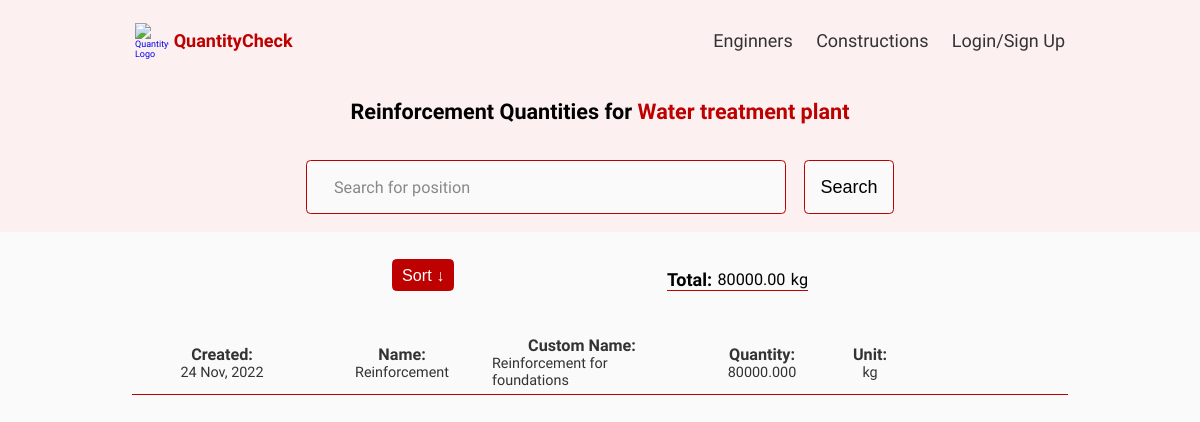
/reinforcement-positions/4c528c43-2672-4b04-a77f-06e154d4200d, run on the app's committed database.
### constructions/models.py (models this page shows, shortened)
class Construction(models.Model):
    owner = models.ForeignKey(
        Profile, null=True, blank=True, on_delete=models.CASCADE)
    title = models.CharField(max_length=30)
    description = models.TextField(null=True, blank=True, max_length=295)
    featured_image = models.ImageField(null=True, blank=True, default='default.jpg')
    created = models.DateTimeField(auto_now_add=True)
    tags = models.ManyToManyField('Tag', blank=True)
    id = models.UUIDField(default=uuid.uuid4, unique=True, primary_key=True, editable=False)
    def __str__(self):
        return self.title
    class Meta:
        ordering = ['-created']

class Reinforcement(models.Model):
    owner = models.ForeignKey(Construction, null=True, blank=True, on_delete=models.CASCADE)
    name = models.CharField(max_length=50, null=True, blank=True)
    custom_name = models.CharField(max_length=50, null=True, blank=True)
    quantity = models.DecimalField(decimal_places=3, max_digits=50, null=True, blank=True)
    measure_unit_dropdown = models.ForeignKey('MeasureUnit', null=True, blank=True, on_delete=models.SET_NULL)
    created = models.DateTimeField(auto_now_add=True)
    id = models.UUIDField(default=uuid.uuid4, unique=True, primary_key=True, editable=False)
    class Meta:
        ordering = ['-created']

class MeasureUnit(models.Model):
    name = models.CharField(max_length=20)
    created = models.DateTimeField(auto_now_add=True)
    id = models.UUIDField(default=uuid.uuid4, unique=True,
                          primary_key=True, editable=False)
    def __str__(self):
        return self.name
    class Meta:
        ordering = ['-created']

### constructions/views.py (the view)
# urls.py: path('reinforcement-positions/<str:pk>', views.reinforcementPositions, name='reinforcement-positions'),
def reinforcementPositions(request, pk):
    constructionObj = Construction.objects.get(id=pk)
    quantities = searchReinforcement(request)
    context = {'construction':constructionObj, 'quantities':quantities}
    return render(request, 'constructions/reinforcement_positions.html', context)

### constructions/utils.py (called while the page is built)
def searchReinforcement(request):
    search_query = ''
    if request.GET.get('search_query'):
        search_query = request.GET.get('search_query')
    quantities = Reinforcement.objects.distinct().filter(
        Q(name__icontains=search_query) |
        Q(custom_name__icontains=search_query) |
        Q(quantity__icontains=search_query) |
        Q(measure_unit_dropdown__name=search_query) |
        Q(created__icontains=search_query)
    )
    return quantities

### constructions/templates/constructions/reinforcement_positions.html (shortened to what this page needs)
{% extends 'main.html' %}
{% block content %}
<main>
        <section class="search__add-section">
            <h3 class=singleConstruction__subtitle>Reinforcement Quantities for <a class="subtitle__link" href="{% url 'constructions:construction' construction.id %}">{{construction}}</a></h3>
            <div class="search__add">
                <form class="form" action="#" method="get">
                    <div class="form__field">
                        <input class="input input--text" id="formInput#search" type="text" name="search_query" value="{{search_query}}"
                        placeholder="Search for position" />
                    </div>
                    <input class="btn btn--sub btn--lg" type="submit" value="Search" />
                </form>
            </div>
        </section>
        <section class="data">
            <div class="data__operations">
                <button class="btn add__operation sort">Sort &darr;</button>
                <div class="data__total">
                    <label for="quantity">Total:</label>
                        <p id="total"></p>
                        <p id="measure__unit"></p>
                </div>
            </div>
            <div class="data__container">
                {% for quantity in quantities %}
                    {% if quantity.owner == construction %}
                        <div class="data__features">
                            <div class="data__feature">
                                <label for="created">Created:</label>
                                <p>{{quantity.created|date:"d M, Y"}}</p>
                            </div>
                            <div class="data__feature">
                                <label for="name">Name:</label>
                                <p>{{quantity.name}}</p>
                            </div>
                            <div class="data__feature">
                                <label for="custom_name">Custom Name:</label>
                                <p>{{quantity.custom_name}}</p>
                            </div>
                            <div class="data__feature">
                                <label for="quantity">Quantity:</label>
                                <p class="data__quantity">{{quantity.quantity}}</p>
                            </div>
                            <div class="data__feature">
                                <label for="measure_unit">Unit:</label>
                                <p class="measure__units">{{quantity.measure_unit_dropdown}}</p>
                            </div>
                        </div>
                    {% endif %}
                {% endfor %}
            </div>
        </section>
</main>
{% endblock content %}

### static/styles/constructions.css (style rules this page uses)
* { margin: 0; padding: 0; box-sizing: inherit; }
html { font-size: 62.5%; box-sizing: border-box; overflow-x: hidden; }
body { font-family: 'Roboto Condensed', sans-serif; background-color: rgb(250, 250, 250); }
html, body { max-width: 100%; }
main { display: flex; flex-direction: column; align-items: center; }
.form { width: 50vw; display: flex; align-items: center; justify-content: center; gap: 2rem; }
.form__field .input { width: 40vw; height: 6rem; border: solid 0.2px #bd0000; border-radius: 0.5rem; padding: 1.5rem 3rem; font-size: 1.8rem; font-weight: 400; color: #333333; background-color: rgb(250, 250, 250); font-family: 'Roboto Condensed', sans-serif; }
.form__field .input::placeholder { color: #888; font-size: 1.8rem; font-family: 'Roboto Condensed', sans-serif; }
.btn { width: 10rem; height: 6rem; border: solid 0.2px #bd0000; border-radius: 0.5rem; cursor: pointer; background-color: rgb(250, 250, 250); transition: 0.3s ease-out; }
.btn--sub { font-size: 2rem; font-weight: 400; padding: 1rem; }

### static/styles/single-construction.css (style rules this page uses)
.singleConstruction__subtitle { font-size: 2.4rem; font-weight: 600; }

### static/styles/form.css (style rules this page uses)
.form__field { display: flex; flex-direction: column; align-items: flex-start; }

### static/styles/alerts.css (style rules this page uses)
:root { --color-white-light: rgba(136, 136, 136, 0.2); --color-main-light: rgb(180, 206, 255); --color-main: rgb(0, 54, 155); --color-error-bg: rgb(255, 179, 179); --color-error: rgb(155, 0, 0); --color-success-bg: rgb(219, 255, 219); --color-success: rgb(0, 155, 0); }

### static/styles/account.css (style rules this page uses)
.add__operation { font-size: 1.8rem; width: fit-content; padding: 0.5rem 1rem; text-decoration: none; color: #fff; background-color: #bd0000; border: solid 0.5px #bd0000; border-radius: 0.5rem; transition: all 0.3s ease-out; }

### static/styles/data.css (style rules this page uses)
.data { width: 75vw; display: flex; flex-direction: column; align-items: center; justify-content: center; padding: 3rem 5rem; }
.data__container { width: 100%; display: flex; flex-direction: column; margin-top: 2rem; padding: 3rem 3rem; gap: 4rem; }
.data__features { width: 100%; display: grid; grid-template-columns: 1fr 1fr 1fr 1fr 0.2fr 1fr; grid-template-rows: 1fr; align-items: center; justify-items:center; border-bottom: solid 0.2px #bd0000; padding-bottom: 0.5rem; }
.data__feature { display: flex; flex-direction: column; align-items: center; color: #333333; }
.data__feature label { font-size: 1.8rem; font-weight: 700; }
.data__feature p { font-size: 1.6rem; word-wrap: break-word; }
.search__add-section { display: flex; flex-direction: column; align-items: center; gap: 4rem; padding: 2rem 3rem; width: 100vw; background-color: rgb(253, 240, 240); }
.subtitle__link { text-decoration: none; color: #bd0000; }
.data__operations { display: flex; align-items: flex-end; justify-content: space-evenly; width: 85%; }
.sort { width: fit-content; height: 3.6rem; }
.data__total { display: flex; align-items: center; gap: 0.6rem; border-bottom: solid 0.2px #bd0000; }
.data__total label { font-size: 2rem; font-weight: 700; }
.data__total p { font-size: 1.8rem; word-wrap: break-word; }

### static/styles/responsive.css (style rules this page uses)
@media (max-width: 90em) { .data { width: 85vw; } }
@media (max-width: 75em) { html { font-size: 56.25%; } }
@media (max-width: 75em) { .data { width: 90vw; } }

### data on the page
Construction: title "Water treatment plant"
Reinforcement: created "24 Nov, 2022", name "Reinforcement", custom_name "Reinforcement for foundations", quantity "80000.000", measure_unit_dropdown "kg"
